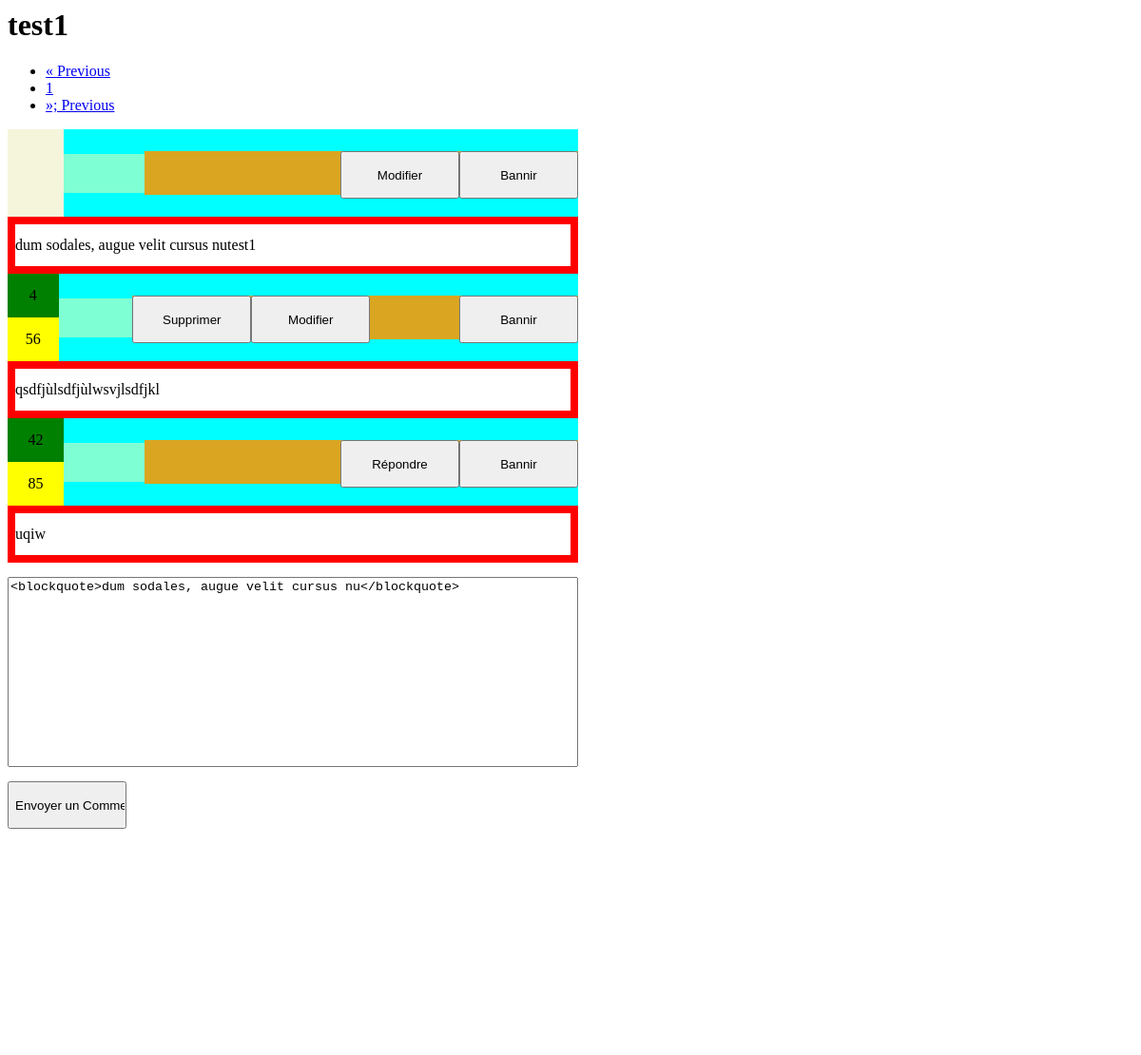
The page /PhpProject2/SujetActivity.php on the database its author committed.
### tables this page shows
CREATE TABLE Sujet
(
idSujet INT NOT NULL AUTO_INCREMENT,
nomSujet VARCHAR(50),
likeSujet INT,
dislikeSujet INT,
text TEXT,
DateCreationS DATE,
idProfile INT,
PRIMARY KEY (idSujet)
);

### PhpProject2/manager/SujetManager.php (called while the page is built, shortened)
<?php
 include_once('Data/Sujet.php');
class SujetManager {
    public static function findSujet($idSujet)
    {
        $Sujet=new Sujet();
        $connex= DatabaseLinkers::getconnexion();
        $state=$connex->prepare("SELECT * FROM Sujet WHERE idSujet=?");
        $state->bindParam(1,$idSujet);
        $state->execute();
        $resultas=$state->fetchAll();
        if(count($resultas) == 0)
        {
            return NULL;
        }else
        {
        $resultasSujet=$resultas[0];
        $Sujet->setIdSujet($idSujet);
        $Sujet->setIdProfile($resultasSujet["idProfile"]);
        $Sujet->setNomSujet($resultasSujet["nomSujet"]);
        $Sujet->setLikeSujet($resultasSujet["likeSujet"]);
        $Sujet->setDislikeSujet($resultasSujet["dislikeSujet"]);
        $Sujet->setText($resultasSujet["text"]);
        $Sujet->setDateCreationS($resultasSujet["DateCreationS"]);
        }
        return $Sujet;
    }
}

### PhpProject2/Data/Sujet.php (called while the page is built, shortened)
<?php
class Sujet
{
    private $nomSujet;
    private $text;
    function getNomSujet() {
        return $this->nomSujet;
    }
    function getText() {
        return $this->text;
    }
    function setNomSujet($nomSujet) {
        $this->nomSujet = $nomSujet;
    }
    function setText($text) {
        $this->text = $text;
    }
}
?>

### PhpProject2/manager/MessageManager.php (called while the page is built, shortened)
<?php
    include_once('Data/Message.php');
class MessageManager {
    public static function findMessage($idMessage)
    {
        $Message=new Message();
        $connex= DatabaseLinkers::getconnexion();
        $state=$connex->prepare("SELECT * FROM Message WHERE idMessage=?");
        $state->bindParam(1,$idMessage);
        $state->execute();
        $resultas=$state->fetchAll();
        $resultasMessage=$resultas[0];
        $Message->setIdMessage($idMessage);
        $Message->setText($resultasMessage["text"]);
        $Message->setLikeMessage($resultasMessage["likeMessage"]);
        $Message->setDislikeMessage($resultasMessage["dislikeMessage"]);
        $Message->setURLimage($resultasMessage["URLimage"]);
        $Message->setDateCreationM($resultasMessage["DateCreationM"]);
        $Message->setIdSujet($resultasMessage["idSujet"]);
        $Message->setIdProfile($resultasMessage["idProfile"]);
        return $Message;
    }
    public static function findMessagetoSujet($idSujet,$limit,$limitS)
    {
        $listMessage=array();
        $connex= DatabaseLinkers::getconnexion();
        $state=$connex->prepare("SELECT * FROM Message WHERE idSujet=? LIMIT $limit,$limitS");
        $state->bindParam(1,$idSujet);
        $state->execute();
        $resultas=$state->fetchAll();
        foreach($resultas as $lineresultas)
        {
             $Message= MessageManager::findMessage($lineresultas["idMessage"]);
             $listMessage[]=$Message;
        }
        return $listMessage;
    }
    public static function findMessagetoSujetCount($idSujet)
    {
        $connex= DatabaseLinkers::getconnexion();
        $state=$connex->prepare("SELECT COUNT(idMessage) AS idMessage FROM Message WHERE idSujet=?");
        $state->bindParam(1,$idSujet);
        $state->execute();
        $Count=$state->fetchAll();
        $total=$Count[0]["idMessage"];
        $pages=ceil($total/5);
        return $pages;
    }
}

### PhpProject2/manager/UtilisateurManager.php (called while the page is built, shortened)
<?php
include_once ("Data/Utilisateur.php");
class UtilisateurManager {
    public static function findUser($idProfile)
    {
        $Utilisateur=new Utilisateur();
        $connex= DatabaseLinkers::getconnexion();
        $state=$connex->prepare("SELECT * FROM Utilisateur WHERE idProfile=?");
        $state->bindParam(1,$idProfile);
        $state->execute();
        $resultas=$state->fetchAll();
        $resultasMessage=$resultas[0];
        $Utilisateur->setidProfile($idProfile);
        $Utilisateur->setidProfile($resultasMessage["idProfile"]);
        $Utilisateur->setpseudo($resultasMessage["pseudo"]);
        $Utilisateur->setMDP($resultasMessage["MDP"]);
        $Utilisateur->setURLimageProfile($resultasMessage["URLimageProfile"]);
        $Utilisateur->setgrade($resultasMessage["grade"]);
        $Utilisateur->setDateInscription($resultasMessage["DateInscription"]);
        return $Utilisateur;
    }
}

### PhpProject2/Data/Utilisateur.php (called while the page is built, shortened)
<?php
class Utilisateur
{
    	public function getidProfile()
	{
			return $this->_idProfile;
	}
	public function setidProfile($idProfile)
	{
		$this->_idProfile= $idProfile;
	}
}
?>

### PhpProject2/Data/Message.php (called while the page is built, shortened)
<?php
class Message
{
    private $text;
    private $likeMessage;
    private $dislikeMessage;
    private $idProfile;
        function getIdProfile() {
        return $this->idProfile;
    }
    function setIdProfile($idProfile) {
        $this->idProfile = $idProfile;
    }
    function getText() {
        return $this->text;
    }
    function getLikeMessage() {
        return $this->likeMessage;
    }
    function getDislikeMessage() {
        return $this->dislikeMessage;
    }
    function setText($text) {
        $this->text = $text;
    }
    function setLikeMessage($likeMessage) {
        $this->likeMessage = $likeMessage;
    }
    function setDislikeMessage($dislikeMessage) {
        $this->dislikeMessage = $dislikeMessage;
    }
}
?>

### PhpProject2/SujetActivity.php (the view, shortened to what this page needs)
<?php
include_once ("manager/SujetManager.php");
include_once ("Data/Sujet.php");
include_once ("manager/MessageManager.php");
include_once ("manager/UtilisateurManager.php");
$idSujet=1;
$Sujet=SujetManager::findSujet($idSujet);
$limit=5;
$page=isset($_GET["page"]) ? $_GET["page"] :1;
$start=($page-1)*$limit;
$listMessage= MessageManager::findMessagetoSujet($idSujet,$start,$limit);
$pages= MessageManager::findMessagetoSujetCount($idSujet);
$Users= UtilisateurManager::findUser($Sujet->getIdProfile());
$test=1;
$grade="Admin";
?>
<html>
    <head>
        <link rel="stylesheet" type="text/css" href="index.css" media="all"/>
    </head>
    <body>
        <h1><?php echo $Sujet->getNomSujet() ?></h1>
        <nav>
            <ul>
                <li>
                    <a href="http://localhost/ppe/PhpProject2/SujetActivity.php?page=<?php if($page-1<1)
                        {
                            echo $page;
                        }else
                        {
                            echo $page-1;
                        }
                         ?>">
                        <span>&laquo; Previous </span>
                    </a>
                </li>
                <?php for($i =1; $i<= $pages; $i++)
                {
                ?>
                <li>
                    <a href="http://localhost/ppe/PhpProject2/SujetActivity.php?page=<?php echo $i ?>"><?php echo $i ?></a>
                </li>
                <?php }?>
                <li>
                    <a href="http://localhost/ppe/PhpProject2/SujetActivity.php?page=<?php if($page+1>$pages)
                        {
                            echo $page;
                        }else
                        {
                            echo $page+1;
                        }
                         ?>">
                        <span>&raquo;; Previous </span>
                    </a>
                </li>
            </ul>
        </nav>
        <?php if($page==1)
        {?>
        <div class="block-general">
            <div class="blockBannière">
                <div class="image-Profil">
                    <?php $Users->getURLimageProfile() ?>
                </div>
                <div class="Pseudo">
                </div>
                <div class="action">
                </div>
                <div class="action">
                </div>
                 <div class="action">
                  <?php if($test != $Users->getidProfile())
                  {
                  ?>
                    <form class="" method="POST" action="modifSM.php">
                        <input  class="button" type="submit" value="Modifier"/>
                    </form>
                    <?php
                  }
                    ?>
                </div>
                <div class="action">
                  <?php if($grade == "Admin")
                  {
                  ?>
                   <form class="" method="POST" action="modifSM.php">
                        <input  class="button" type="submit" value="Bannir"/>
                    </form>
                    <?php
                  }
                    ?>
                </div>
            </div>
            <div class="block-generail-text">
                <div class ="zonetexte">
                    <?php echo $Sujet->getText();
                    echo $Sujet->getNomSujet()?>
                </div>
            </div>
        </div>
       <?php } ?>
       <?php for($cpt=0;$cpt<sizeof($listMessage);$cpt++)
        {
           ?>
           <div class="block-general">
            <div class="blockBannière">
                <div class="image-Profil">
                    <div class="canemarchepas">
                        <?php $user->getURLimageProfile();
                        echo $listMessage[$cpt]->getLikeMessage();?>
                    </div >
                    <div class="canemarchepas1">
                        <?php
                         echo "   ".$listMessage[$cpt]->getDislikeMessage();?>
                    </div>
                </div>
                <div class="Pseudo">
                </div>
                <div class="action">
                  <?php if($test == $listMessage[$cpt]->getIdProfile())
                  {
                  ?>
                   <form class="" method="POST" action="insertCommentaire.php">
                        <input  class="button" type="submit" value="Supprimer"/>
                    </form>
                    <?php
                  }
                    ?>
                </div>
                <div class="action">
                  <?php if($test == $listMessage[$cpt]->getIdProfile())
                  {
                  ?>
                    <form class="" method="POST" action="modifSM.php">
                        <input  class="button" type="submit" value="Modifier"/>
                    </form>
                    <?php
                  }
                    ?>
                </div>
                <div class="action">
                  <?php if($test != $listMessage[$cpt]->getIdProfile())
                  {
                  ?>
                    <form class="" method="POST" action="modifSM.php">
                        <input  class="button" type="submit" value="Répondre"/>
                    </form>
                    <?php
                  }
                    ?>
                </div>
                <div class="action">
                  <?php if($grade == "Admin")
                  {
                  ?>
                   <form class="" method="POST" action="modifSM.php">
                        <input  class="button" type="submit" value="Bannir"/>
                    </form>
                    <?php
                  }
                    ?>
                </div>
            </div>
            <div class="block-generail-text">
                <div class ="zonetexte">
                    <?php echo $listMessage[$cpt]->getText();?>
                </div>
            </div>
        </div>
    </div>
       <?php }?>
        <div class="insertCommentaire">
            <form class="" method="POST" action="insertCommentaire.php">
         <textarea class="commentarea" name="content" placeholder="Votre commentaire"><blockquote><?php echo $Sujet->getText() ?></blockquote></textarea>
        <input  class="button" type="submit" value="Envoyer un Commentaire"/>
        </form>
        </div>
    </body>
</html>

### PhpProject2/index.css (style rules this page uses)
.block-general { display: flex; flex-direction: column; width: 600px; height: auto; background-color: red; }
.blockBannière { display: flex; flex-direction: row; background-color: aqua; height: 91.96px; }
.image-Profil { display: flex; flex-direction: column; width: 20%; height: 100%; background-color: beige; }
.canemarchepas { display: flex; align-items: center; justify-content: center; width: 100%; height: 50%; background-color: green; width: 100%; }
.canemarchepas1 { display: flex; align-items: center; justify-content: center; width: 100%; height: 50%; background-color: yellow; width: 100%; }
.insertCommentaire { width: 600px; height: 510px; background-color: white; }
.commentarea { margin: 15px 0; resize:none; min-height: 200px; width: 600px; }
.button { width: 125px; height: 50px; }
.action { display: flex; background-color: goldenrod; width: 35%; margin-top: auto; margin-bottom: auto; height: 50%; }
.Pseudo { display: flex; background-color: aquamarine; width: 29%; margin-top: auto; margin-bottom: auto; height: 44%; }
.block-generail-text { display: flex; height: auto; padding: 8px; }
.zonetexte { display: flex; width: 100%; background-color: white; padding: 13px 0px; overflow: hidden; word-break:inherit; flex-direction: column; }

### rows shown on the page
sujet: nomSujet "test1", text "dum sodales, augue velit cursus nu", content "<blockquote>dum sodales, augue velit cursus nu</blockquote>"
message: likeMessage "4", dislikeMessage "56", text "qsdfjùlsdfjùlwsvjlsdfjkl"
message: likeMessage "42", dislikeMessage "85", text "uqiw"
